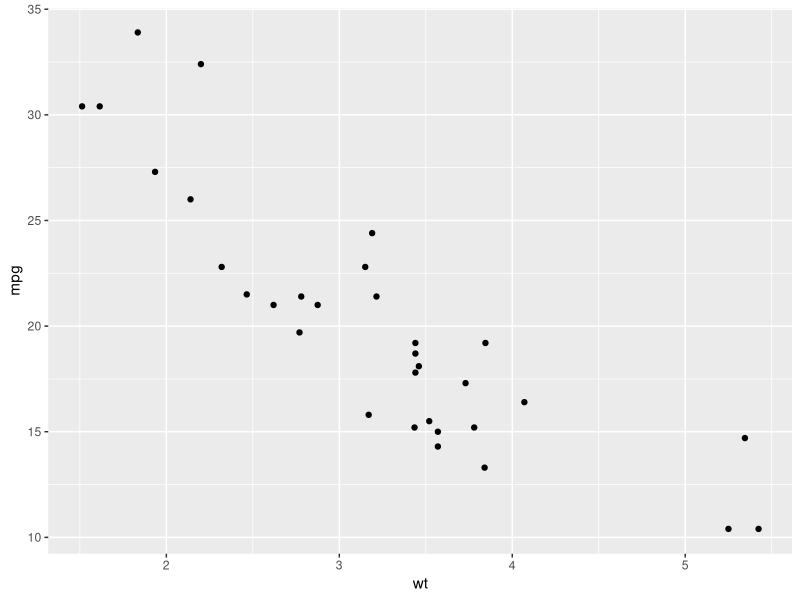
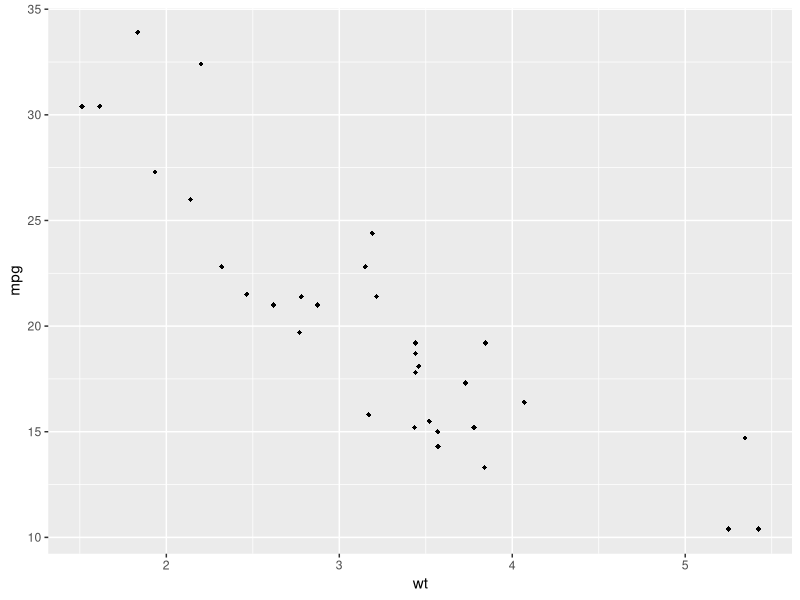
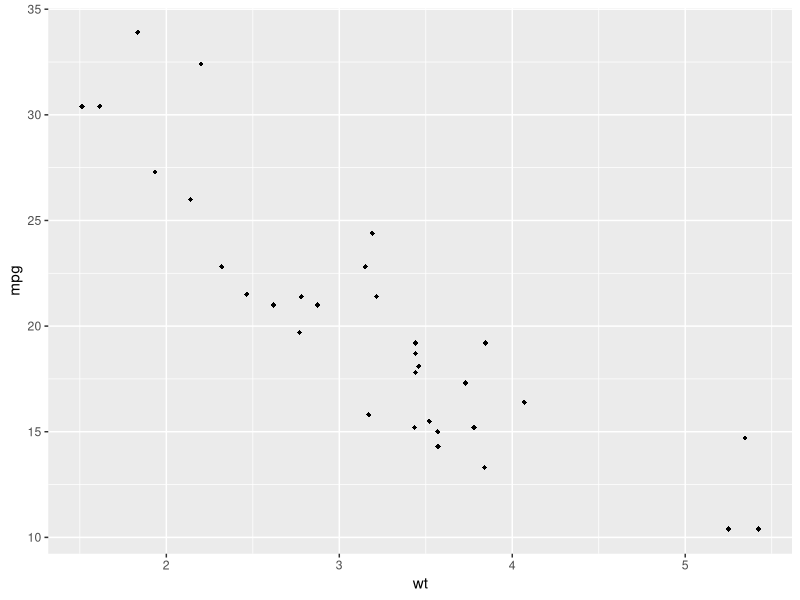
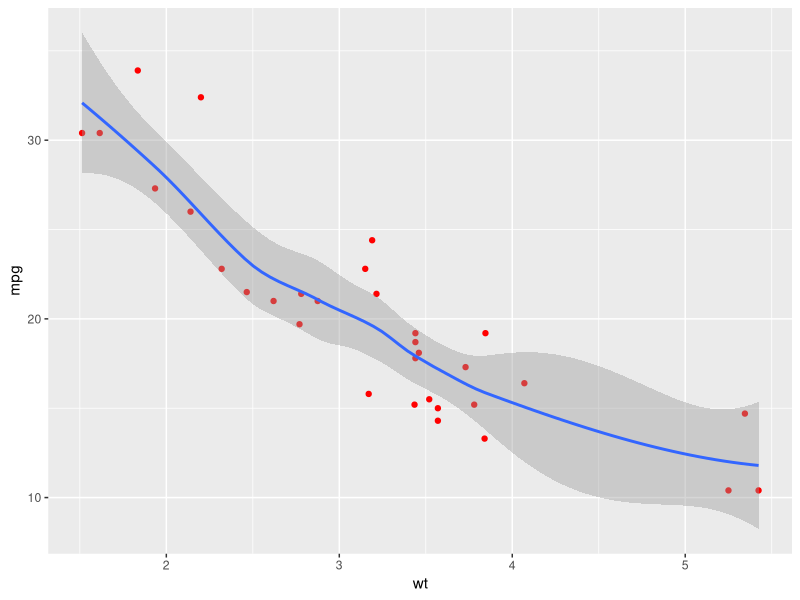
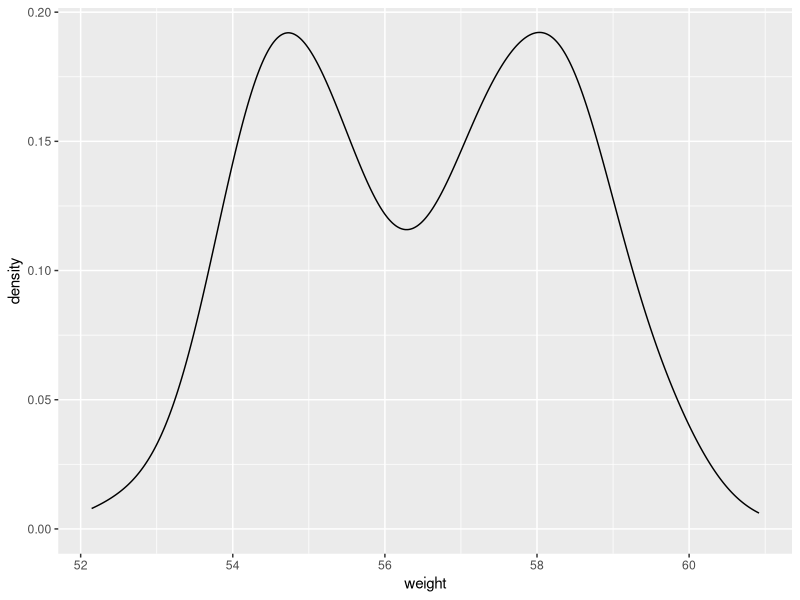
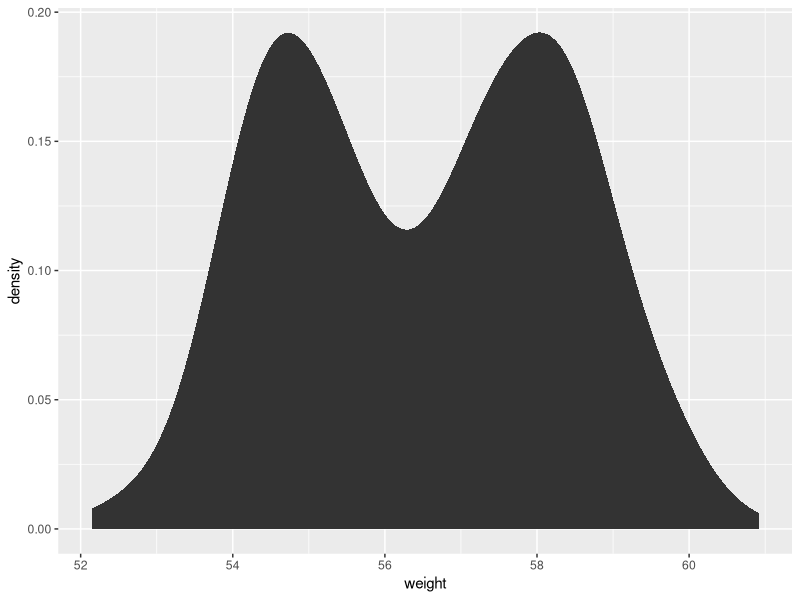
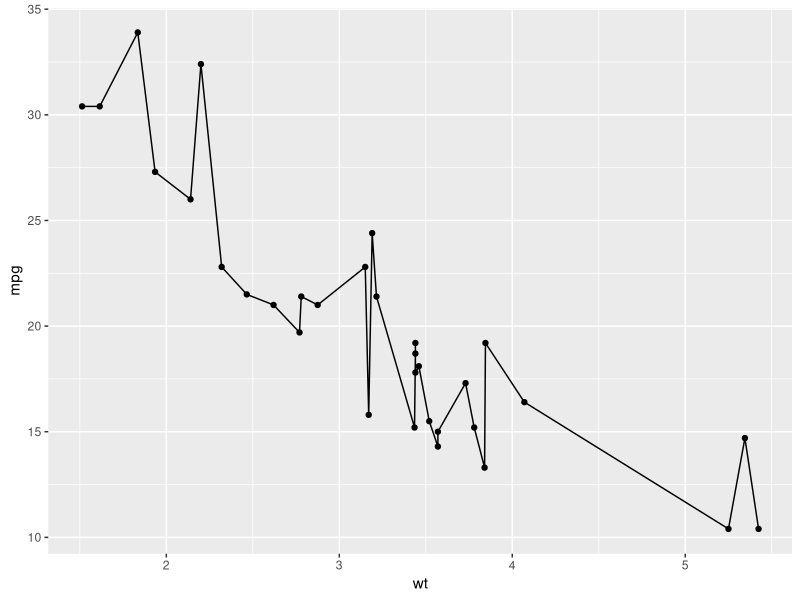
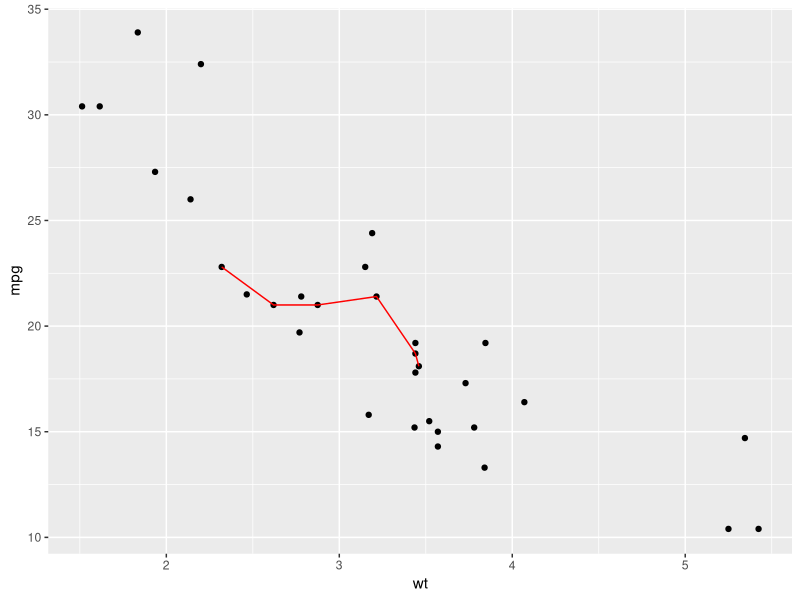

Generate these figures, in order, with R:
## ---- chunk 1
knitr::opts_chunk$set(echo = TRUE)
## ---- chunk 2
# install.packages(pkgs = "ggplot2", dependencies = TRUE, type = "source")
library(ggplot2)
# install.packages(pkgs = "dplyr", dependencies = TRUE, type = "source")
library(dplyr)
## ---- chunk 3
# mtcars
## Load data
data(mtcars)
df <- mtcars[ , c("mpg", "cyl", "wt")]

## Convert dyl to a factor variable
df$cyl <- as.factor(df$cyl)

## Print a sample of data
head(mtcars)

#----------------------------------------------------------
library(dplyr)

set.seed(1234)
wdata <- data.frame(
  sex = factor(rep(c("F", "M"), each = 200)),
  weight = c(rnorm(200, 55), rnorm(200, 58)))

head(wdata)

mu <- wdata %>%
  group_by(sex) %>%
  summarise(grp.mean = mean(weight))

head(mu)
## ---- chunk 4
# Basic scatter plot
ggplot(data = mtcars, aes(x = wt, y = mpg)) +
  geom_point()

# Change the font size and shape
ggplot(data = mtcars, aes(x = wt, y = mpg)) +
   geom_point(size = 1.5, shape = 18)
## ---- chunk 5
ggplot(data = mtcars, aes_string(x = "wt", y = "mpg")) +
   geom_point(size = 1.5, shape = 18)

ggpoints <- function(data, x_name, y_name)
{
  p <- ggplot(data = data, aes_string(x_name, y_name)) +
    geom_point(color = "red") +
    geom_smooth()
  
  return(p)
}

ggpoints(data = mtcars, x_name = "wt", y_name = "mpg")
## ---- chunk 6
set.seed(1234)
wdata = data.frame(
  sex = factor(rep(c("F", "M"), each = 200)),
  weight = c(rnorm(200, 55), rnorm(200, 58)))

print("Use geometry function")
ggplot(wdata, aes(x = weight)) + geom_density()

print("Use stat function")
ggplot(wdata, aes(x = weight)) + stat_density()
## ---- chunk 7
ggplot(data = mtcars, aes(x = wt, y = mpg)) +
  geom_point() +  # to draw points
  geom_line()     # to draw a line
## ---- chunk 8
ggplot(data = mtcars, aes(x = wt, y = mpg)) +
  geom_point() +  # to draw points from whole data set
  geom_line(data = head(mtcars), color = "red")  # to draw a line from a subset of data
## ---- chunk 9
ggplot(data = mtcars, aes(x = log2(wt), y = log2(mpg))) +
  geom_point()
## ---- chunk 10
ggplot(mtcars, aes(wt, mpg)) + geom_point()
ggsave("my_plot1.pdf")  # to PDF
ggsave("my_plot1.png")  # to PNG
## ---- chunk 11
pdf("my_plot2.pdf")
my_plot <- ggplot(mtcars, aes(wt, mpg)) + geom_point()
print(my_plot)
dev.off()

png("my_plot2.png")
my_plot <- ggplot(mtcars, aes(wt, mpg)) + geom_point()
print(my_plot)
dev.off()
## ---- chunk 12
library(dplyr)

set.seed(1234)
wdata <- data.frame(
  sex = factor(rep(c("F", "M"), each = 200)),
  weight = c(rnorm(200, 55), rnorm(200, 58)))

head(wdata)

mu <- wdata %>%
  group_by(sex) %>%
  summarise(grp.mean = mean(weight))

head(mu)
## ---- chunk 13
my_plot <- ggplot(wdata, aes(x = weight))
## ---- chunk 14
my_plot + geom_area(stat = "bin", color = "black", fill = '#00AFBB')
## ---- chunk 15
my_plot + geom_area(aes(y = ..density..), stat = "bin")
## ---- chunk 16
data("diamonds")
head(diamonds)

p <- ggplot(diamonds, aes(x = price, fill = cut))

p + geom_bar(stat = "bin")

p + geom_area(stat = "bin")
## ---- chunk 17
my_plot + geom_density()

my_plot + geom_density(color = "black", fill = "grey") +
  geom_vline(aes(xintercept = mean(weight)),
             color = "#FC4E07", 
             linetype = "dashed",
             size = 1)
## ---- chunk 18
my_plot + geom_density(aes(color = sex))
## ---- chunk 19
my_plot + geom_density(aes(fill = sex), 
                       alpha = 0.4)
## ---- chunk 20
head(mu)
my_plot + geom_density(aes(color = sex), 
                        alpha = 0.4) +
  geom_vline(data = mu,
             aes(xintercept = grp.mean, 
                 color = sex),
             linetype = "dashed")
## ---- chunk 21
my_plot_2 <- my_plot + 
  geom_density(aes(color = sex)) +
  geom_vline(data = mu,
             aes(xintercept = grp.mean, 
                 color = sex),
             linetype = "dashed") +
  theme_minimal()
## ---- chunk 22
my_plot_2 + scale_color_manual(values = c("#999999", "#E69F00"))
## ---- chunk 23
my_plot_2 + scale_color_brewer(palette = "Paired")
## ---- chunk 24
my_plot_2 + scale_color_grey()
## ---- chunk 25
my_plot_3 <- my_plot + 
  geom_density(aes(fill = sex), alpha = 0.4) +
  theme_minimal()
## ---- chunk 26
my_plot_3 + scale_fill_manual(
  values = c("#999999", "#E69F00"))
## ---- chunk 27
my_plot_3 + scale_fill_brewer(palette = "Dark2") +
  theme_minimal()
## ---- chunk 28
my_plot_3 + scale_fill_grey() +
  theme_minimal()
